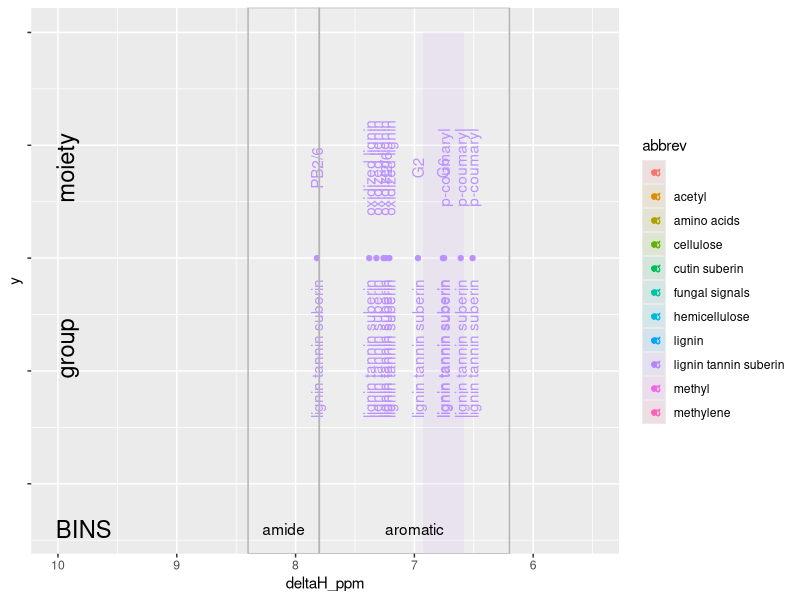
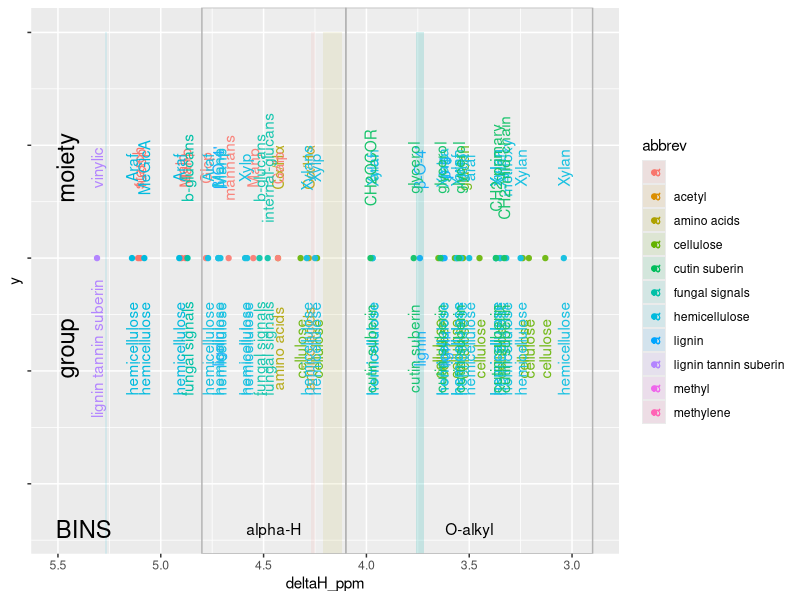
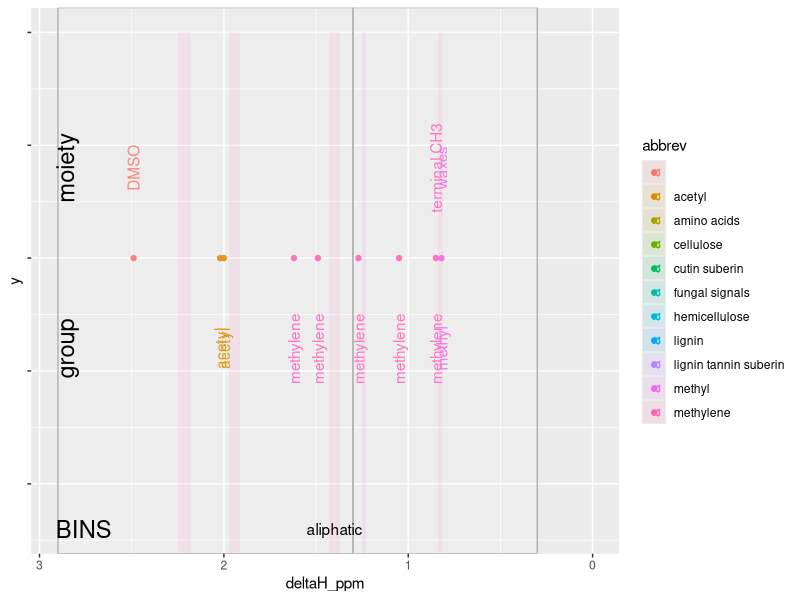

These figures' R source, in order:
## ---- chunk 1
knitr::opts_chunk$set(echo=FALSE,
                      message=FALSE,
                      warning=FALSE,
                      collapse = TRUE,
                      comment = "#>", 
                      fig.path = "images/md/"
                      )

library(ggplot2)
library(dplyr)
library(readr)
library(readxl)
library(tidyr)
## ---- chunk 2
bins = read_csv("nmr_bins.csv")
BINSET = "Clemente2012"
bins2 = 
  bins %>% 
  # here we select only the BINSET we chose above
  dplyr::select(group,startstop,BINSET) %>% 
  na.omit %>% 
  spread(startstop,BINSET)
## ---- chunk 3
peak_assg = read.csv("data/nmr_peak_assignments.csv")

p = 
  ggplot()+
  geom_point(data = peak_assg, aes(x = deltaH_ppm, y = 0.5, color = abbrev))+
  geom_text(data = peak_assg, aes(x = deltaH_ppm, y = 0.3, color = abbrev), label = peak_assg$abbrev, angle = 90)+
  geom_text(data = peak_assg, aes(x = deltaH_ppm, y = 0.7, color = abbrev), label = peak_assg$moiety, angle = 90)+
  geom_rect(data=peak_assg, aes(xmin=deltaH_start, xmax=deltaH_stop, 
                                ymin=-Inf, ymax=1.0, fill=abbrev),alpha=0.1)+
  geom_rect(data=bins2, aes(xmin=start, xmax=stop, 
                            ymin=-Inf, ymax=+Inf), fill = "white", color="grey70",alpha=0.1)+
  
  
  ylim(-0.1,1)+
  theme(axis.text.y = element_blank())+
  
  annotate("text", label = "aliphatic", x = 1.4, y = -0.1)+
  annotate("text", label = "O-alkyl", x = 3.5, y = -0.1)+
  annotate("text", label = "alpha-H", x = 4.45, y = -0.1)+
  annotate("text", label = "aromatic", x = 7, y = -0.1)+
  annotate("text", label = "amide", x = 8.1, y = -0.1)+
  
  annotate("text", label = "\n\nmoiety", x = Inf, y = 0.7, angle = 90, size=6)+
  annotate("text", label = "\n\ngroup", x = Inf, y = 0.3, angle = 90, size=6)+
  annotate("text", label = "               BINS", x = Inf, y = -0.1, size=6)

  
  
p + scale_x_reverse(limits = c(10,5.5))
p + scale_x_reverse(limits = c(5.5,2.9))
p + scale_x_reverse(limits = c(2.9,0))

